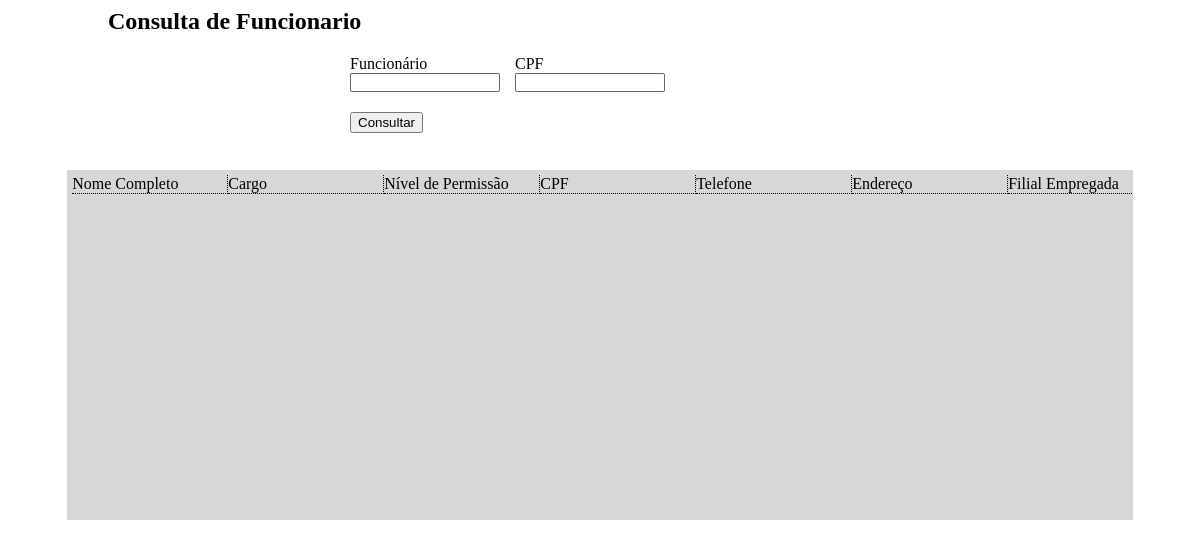
Page /cons_funcionario/funcionario.php on the earlier database version.
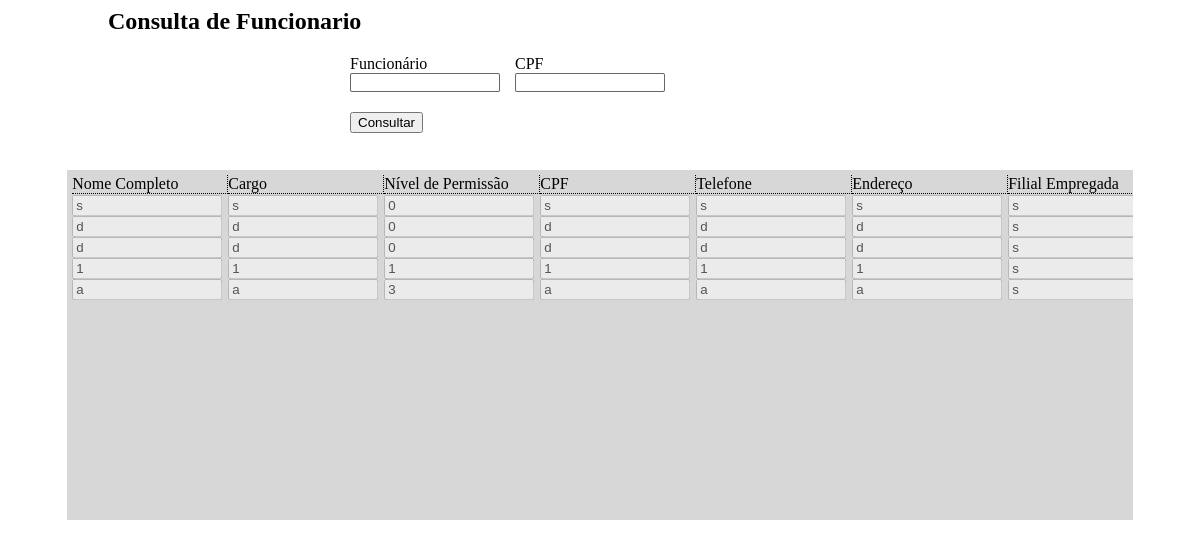
Same page on the later database version.
### tables this page shows
CREATE TABLE IF NOT EXISTS `funcionario` (
`id` int(10) NOT NULL,
  `nome` varchar(35) NOT NULL,
  `cargo` varchar(35) NOT NULL,
  `nivel` int(1) NOT NULL,
  `cpf` varchar(35) NOT NULL,
  `telefone` varchar(35) NOT NULL,
  `endereco` varchar(65) NOT NULL,
  `filial` varchar(35) NOT NULL,
  `data` varchar(35) NOT NULL
);

### cons_funcionario/php/exibir.php (called while the page is built)
<?php
	$sql_consulta_funcionario = "SELECT * FROM funcionario";
	$query_consulta_funcionario = mysqli_query($conexao, $sql_consulta_funcionario) or die(mysqli_errno($conexao));
	$exibir_consulta_funcionario = mysqli_fetch_assoc($query_consulta_funcionario);
?>

### cons_funcionario/funcionario.php (the view, shortened to what this page needs)
<html>
<head>
<link rel="stylesheet" type="text/css" href="css/funcionario.css">
</head>
<body>
<?php
	require_once('../php/conexao.php');
	require_once('php/exibir.php');
?>
	<div class="formulario_consulta_funcionario">
		<h2>Consulta de Funcionario</h2>
		<form method="POST" class="consulta_funcionario">
			<div class="le">
				<div>
				<label>Funcionário</label>
				<input type="text" id="consulta_funcionario_nome" name="consulta_funcionario_nome" class="consulta_funcionario_padrao">
				</div>
				<div>
				<label>CPF</label>
				<input type="text" id="consulta_funcionario_cpf" name="consulta_funcionario_cpf" class="consulta_funcionario_padrao">
				</div>
			</div>
			<div class="consulta_funcionario_botao">
				<input type="submit" id="consulta_funcionario_button" name="consulta_funcionario_button" value="Consultar" />
			</div>
		</form>
	</div>
	<div class="fundo_consulta_funcionario">
		<div class="cabecalho_exibir">
			<ul>
				<li>Nome Completo</li>
				<li>Cargo</li>
				<li>Nível de Permissão</li>
				<li>CPF</li>
				<li>Telefone</li>
				<li>Endereço</li>
				<li>Filial Empregada</li>
			</ul>
		</div>
		<div class="exibir_consulta_funcionario">
<?php
	if($exibir_consulta_funcionario > 0){
		do{
?>
			<form method="POST" id="buscando<?=$exibir_consulta_funcionario['id']?>">
				<input type="text" name="funcionario_nome<?=$exibir_consulta_funcionario['id']?>" id="funcionario_nome<?=$exibir_consulta_funcionario['id']?>" class="Iconsulta_funcionario" value="<?=$exibir_consulta_funcionario['nome']?>" disabled />
				<input type="text" name="funcionario_cargo<?=$exibir_consulta_funcionario['id']?>" id="funcionario_cargo<?=$exibir_consulta_funcionario['id']?>" class="Iconsulta_funcionario" value="<?=$exibir_consulta_funcionario['cargo']?>" disabled />
				<input type="text" name="funcionario_nivel<?=$exibir_consulta_funcionario['id']?>" id="funcionario_nivel<?=$exibir_consulta_funcionario['id']?>" class="Iconsulta_funcionario" value="<?=$exibir_consulta_funcionario['nivel']?>" disabled />
				<input type="text" name="funcionario_cpf<?=$exibir_consulta_funcionario['id']?>" id="funcionario_cpf<?=$exibir_consulta_funcionario['id']?>" class="Iconsulta_funcionario" value="<?=$exibir_consulta_funcionario['cpf']?>" disabled />
				<input type="text" name="funcionario_telefone<?=$exibir_consulta_funcionario['id']?>" id="funcionario_telefone<?=$exibir_consulta_funcionario['id']?>" class="Iconsulta_funcionario" value="<?=$exibir_consulta_funcionario['telefone']?>" disabled />
				<input type="text" name="funcionario_endereco<?=$exibir_consulta_funcionario['id']?>" id="funcionario_endereco<?=$exibir_consulta_funcionario['id']?>" class="Iconsulta_funcionario" value="<?=$exibir_consulta_funcionario['endereco']?>" disabled />
				<input type="text" name="funcionario_filial<?=$exibir_consulta_funcionario['id']?>" id="funcionario_filial<?=$exibir_consulta_funcionario['id']?>" class="Iconsulta_funcionario" value="<?=$exibir_consulta_funcionario['filial']?>" disabled />
			</form>
<?php
		}while($exibir_consulta_funcionario = mysqli_fetch_assoc($query_consulta_funcionario));
	}
?>
		</div>
	</div>
</body>
</html>

### cons_funcionario/css/funcionario.css (style rules this page uses)
div.formulario_consulta_funcionario { font-family: Agency FB; }
div.formulario_consulta_funcionario h2 { font-family: Agency FB; margin-left: 100px; }
form.consulta_funcionario div.le { width: 100%; float:left; }
form.consulta_funcionario { width: 500px; height: 100px; margin: 10px auto 0px auto; }
form.consulta_funcionario div div { width: 150px; float: left; margin-right: 15px; padding-bottom: 10px; }
input.consulta_funcionario_padrao { width: 150px; border-radius: 2px; border: 1px groove rgba(0,0,0,0.6); }
div.consulta_funcionario_botao { margin-top: 10px; margin-bottom: 30px; font-family: Agency FB; font-size: 17px; float: left; }
div.fundo_consulta_funcionario { margin: 15px auto 0 auto; width: 90%; height: 350px; background: rgb(215,215,215); overflow: scroll; }
div.cabecalho_exibir { width: 1450px; float: left; }
div.cabecalho_exibir ul { list-style-type: none; margin: 5px 0px 0px 5px; padding: 0px; }
div.cabecalho_exibir li { width: 140px; float: left; padding-right: 15px; border-right: 1px dotted black; border-bottom: 1px dotted black; }
div.exibir_consulta_funcionario { width: 1450px; float: left; margin: 1px 0px 0px 5px; }
div.exibir_consulta_funcionario form { margin: 0px; }
div.exibir_consulta_funcionario input.Iconsulta_funcionario { width: 150px; margin-right: 2px; }

Differences in the rows shown:
added funcionario: nome "s", cargo "s", nivel "0", cpf "s", telefone "s", endereco "s", filial "s"
added funcionario: nome "d", cargo "d", nivel "0", cpf "d", telefone "d", endereco "d", filial "s"
added funcionario: nome "d", cargo "d", nivel "0", cpf "d", telefone "d", endereco "d", filial "s"
added funcionario: nome "1", cargo "1", nivel "1", cpf "1", telefone "1", endereco "1", filial "s"
added funcionario: nome "a", cargo "a", nivel "3", cpf "a", telefone "a", endereco "a", filial "s"
